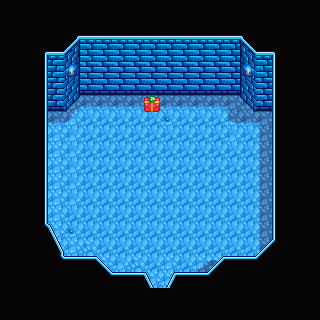

This game map was drawn from its Tiled (.tmx) file and the tilesets committed beside it. A one-line description and the trimmed map source follow:
An orthogonal 20x20 tile map with 16x16 px tiles, 3 tile layers (Back, Buildings, Front) and 1 object (TileData).

<map version="1.5" tiledversion="1.7.2" orientation="orthogonal" renderorder="right-down" width="20" height="20" tilewidth="16" tileheight="16" infinite="0" nextlayerid="7" nextobjectid="2">
 <properties>
  <property name="AmbientLight" value="255 255 255" />
  <property name="Warp" value="9 18 FrostDungeon.Branch2 9 6 10 18 FrostDungeon.Branch2 9 6" />
 </properties>
 <tileset firstgid="1" name="mine" tilewidth="16" tileheight="16" tilecount="288" columns="16">
  <image source="mine_frost_dark.png" width="256" height="288" />
  <tile id="0">
   <properties>
    <property name="Type" value="Dirt" />
   </properties>
  </tile>
  <tile id="137">
   <properties>
    <property name="Type" value="Stone" />
   </properties>
  </tile>
  <tile id="138">
   <properties>
    <property name="Type" value="Stone" />
   </properties>
  </tile>
  <tile id="139">
   <properties>
    <property name="Type" value="Stone" />
   </properties>
  </tile>
  <tile id="140">
   <properties>
    <property name="Type" value="Stone" />
   </properties>
  </tile>
  <tile id="153">
   <properties>
    <property name="Type" value="Stone" />
   </properties>
  </tile>
  <tile id="154">
   <properties>
    <property name="Type" value="Stone" />
   </properties>
  </tile>
  <tile id="155">
   <properties>
    <property name="Type" value="Stone" />
   </properties>
  </tile>
  <tile id="165">
   <properties>
    <property name="Type" value="Dirt" />
   </properties>
  </tile>
  <tile id="166">
   <properties>
    <property name="Type" value="Stone" />
   </properties>
  </tile>
  <tile id="167">
   <properties>
    <property name="Type" value="Stone" />
   </properties>
  </tile>
  <tile id="168">
   <properties>
    <property name="Type" value="Stone" />
   </properties>
  </tile>
  <tile id="169">
   <properties>
    <property name="Type" value="Stone" />
   </properties>
  </tile>
  <tile id="170">
   <properties>
    <property name="Type" value="Stone" />
   </properties>
  </tile>
  <tile id="171">
   <properties>
    <property name="Type" value="Stone" />
   </properties>
  </tile>
  <tile id="172">
   <properties>
    <property name="Type" value="Stone" />
   </properties>
  </tile>
  <tile id="181">
   <properties>
    <property name="Type" value="Dirt" />
   </properties>
  </tile>
  <tile id="182">
   <properties>
    <property name="Type" value="Stone" />
   </properties>
  </tile>
  <tile id="183">
   <properties>
    <property name="Type" value="Dirt" />
   </properties>
  </tile>
  <tile id="184">
   <properties>
    <property name="Type" value="Stone" />
   </properties>
  </tile>
  <tile id="185">
   <properties>
    <property name="Type" value="Stone" />
   </properties>
  </tile>
  <tile id="186">
   <properties>
    <property name="Type" value="Stone" />
   </properties>
  </tile>
  <tile id="187">
   <properties>
    <property name="Type" value="Stone" />
   </properties>
  </tile>
  <tile id="188">
   <properties>
    <property name="Type" value="Stone" />
   </properties>
  </tile>
  <tile id="198">
   <properties>
    <property name="Type" value="Stone" />
   </properties>
  </tile>
  <tile id="199">
   <properties>
    <property name="Type" value="Stone" />
   </properties>
  </tile>
  <tile id="200">
   <properties>
    <property name="Type" value="Stone" />
   </properties>
  </tile>
  <tile id="201">
   <properties>
    <property name="Type" value="Stone" />
   </properties>
  </tile>
  <tile id="202">
   <properties>
    <property name="Type" value="Stone" />
   </properties>
  </tile>
  <tile id="203">
   <properties>
    <property name="Type" value="Stone" />
   </properties>
  </tile>
  <tile id="204">
   <properties>
    <property name="Type" value="Stone" />
   </properties>
  </tile>
  <tile id="217">
   <properties>
    <property name="Type" value="Stone" />
   </properties>
  </tile>
  <tile id="218">
   <properties>
    <property name="Type" value="Stone" />
   </properties>
  </tile>
  <tile id="219">
   <properties>
    <property name="Type" value="Stone" />
   </properties>
  </tile>
  <tile id="233">
   <properties>
    <property name="Type" value="Stone" />
   </properties>
  </tile>
  <tile id="234">
   <properties>
    <property name="Type" value="Stone" />
   </properties>
  </tile>
  <tile id="235">
   <properties>
    <property name="Type" value="Stone" />
   </properties>
  </tile>
  <tile id="240">
   <properties>
    <property name="Type" value="Wood" />
   </properties>
  </tile>
  <tile id="241">
   <properties>
    <property name="Type" value="Wood" />
   </properties>
  </tile>
  <tile id="242">
   <properties>
    <property name="Type" value="Wood" />
   </properties>
  </tile>
  <tile id="256">
   <properties>
    <property name="Type" value="Wood" />
   </properties>
  </tile>
  <tile id="257">
   <properties>
    <property name="Type" value="Wood" />
   </properties>
  </tile>
  <tile id="258">
   <properties>
    <property name="Type" value="Wood" />
   </properties>
  </tile>
  <tile id="272">
   <properties>
    <property name="Type" value="Wood" />
   </properties>
  </tile>
  <tile id="273">
   <properties>
    <property name="Type" value="Wood" />
   </properties>
  </tile>
  <tile id="274">
   <properties>
    <property name="Type" value="Wood" />
   </properties>
  </tile>
 </tileset>
 <layer id="1" name="Back" width="20" height="20">
  <data>[400 cells, 227 non-empty, 28 distinct tile ids]</data>
 </layer>
 <objectgroup id="2" name="Back" />
 <layer id="3" name="Buildings" width="20" height="20">
  <data>[400 cells, 102 non-empty, 55 distinct tile ids]</data>
 </layer>
 <objectgroup id="4" name="Buildings">
  <object id="1" name="TileData" x="144" y="96" width="16" height="16">
   <properties>
    <property name="Action" value="ThaleMagnus.TheftOfTheWinterStar_BossPresent" />
   </properties>
  </object>
 </objectgroup>
 <layer id="5" name="Front" width="20" height="20">
  <data>[400 cells, 180 non-empty, 12 distinct tile ids]</data>
 </layer>
 <objectgroup id="6" name="Front" />
</map>
